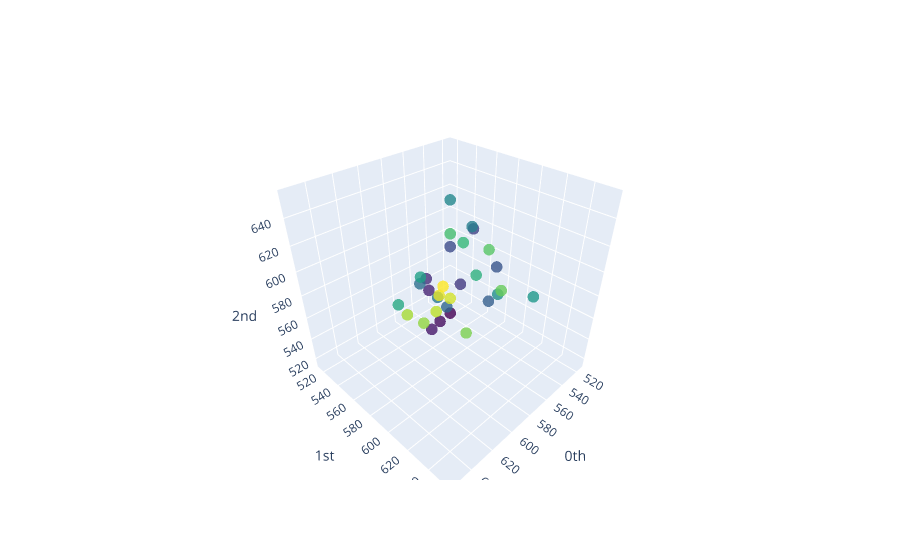

Here is the notebook cell this chart was saved with:
### Markdown cell above
Now that we have our point clouds, let's visualise one of them:

### Code cell
window_num = 42
point_cloud = price_embedded_windows[window_num][:, :3]
plot_point_cloud(point_cloud)

### Figure 1 — Plotly figure (JSON) as saved in the notebook; plotly's stock layout.template omitted (floating-point values rounded to 4 significant figures)
{"data": [{"marker": {"color": [0, 1, 2, 3, 4, 5, 6, 7, 8, 9, 10, 11, 12, 13, 14, 15, 16, 17, 18, 19, 20, 21, 22, 23, 24, 25, 26, 27, 28, 29, 30], "colorscale": [[0, "#440154"], [0.1111, "#482878"], [0.2222, "#3e4989"], [0.3333, "#31688e"], [0.4444, "#26828e"], [0.5556, "#1f9e89"], [0.6667, "#35b779"], [0.7778, "#6ece58"], [0.8889, "#b5de2b"], [1, "#fde725"]], "opacity": 0.8, "size": 4}, "mode": "markers", "type": "scatter3d", "x": [568, 568, 568, 556.2, 545.8, 530.6, 515.9, 543.2, 543.2, 543.2, 591.5, 585.7, 588.2, 553.8, 575.5, 575.5, 575.5, 619.3, 646.5, 594.1, 606, 616.3, 616.3, 616.3, 643.5, 653.0, 654.4, 634.3, 623.5, 623.5, 623.5], "y": [568, 556.2, 545.8, 530.6, 515.9, 543.2, 543.2, 543.2, 591.5, 585.7, 588.2, 553.8, 575.5, 575.5, 575.5, 619.3, 646.5, 594.1, 606, 616.3, 616.3, 616.3, 643.5, 653.0, 654.4, 634.3, 623.5, 623.5, 623.5, 614.5, 617.8], "z": [545.8, 530.6, 515.9, 543.2, 543.2, 543.2, 591.5, 585.7, 588.2, 553.8, 575.5, 575.5, 575.5, 619.3, 646.5, 594.1, 606, 616.3, 616.3, 616.3, 643.5, 653.0, 654.4, 634.3, 623.5, 623.5, 623.5, 614.5, 617.8, 615.3, 623.2]}], "layout": {"scene": {"xaxis": {"exponentformat": "e", "showexponent": "all", "title": {"text": "0th"}, "type": "linear"}, "yaxis": {"exponentformat": "e", "showexponent": "all", "title": {"text": "1st"}, "type": "linear"}, "zaxis": {"exponentformat": "e", "showexponent": "all", "title": {"text": "2nd"}, "type": "linear"}}}}
